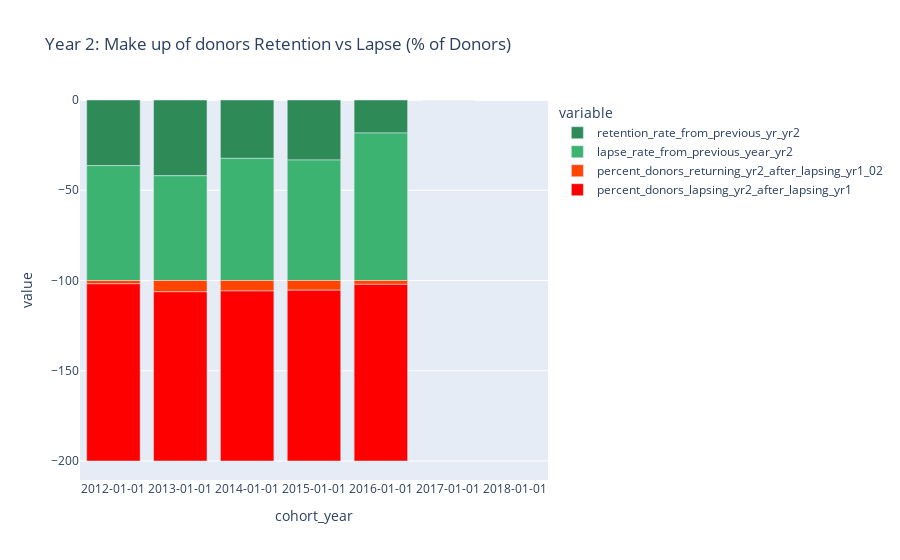

The notebook cell this image was saved under:
### Code cell
fig = px.bar(df5, x="cohort_year", y=['retention_rate_from_previous_yr_yr2', 'lapse_rate_from_previous_year_yr2', 'percent_donors_returning_yr2_after_lapsing_yr1_02', 'percent_donors_lapsing_yr2_after_lapsing_yr1'],
            title="Year 2: Make up of donors Retention vs Lapse (% of Donors)", 
             color_discrete_sequence =['seagreen', 'mediumseagreen','orangered','red'])
 #barmode='group', labels={'index':'year', 'y':'amount ($)'}, 
fig.update_xaxes(type='category')
fig.show()

### Figure 1 — Plotly figure (JSON) as saved in the notebook; plotly's stock layout.template omitted (floating-point values rounded to 4 significant figures)
{"data": [{"alignmentgroup": "True", "hovertemplate": "variable=retention_rate_from_previous_yr_yr2<br>cohort_year=%{x}<br>value=%{y}<extra></extra>", "legendgroup": "retention_rate_from_previous_yr_yr2", "marker": {"color": "seagreen"}, "name": "retention_rate_from_previous_yr_yr2", "offsetgroup": "retention_rate_from_previous_yr_yr2", "orientation": "v", "showlegend": true, "textposition": "auto", "type": "bar", "x": ["2012-01-01", "2013-01-01", "2014-01-01", "2015-01-01", "2016-01-01", "2017-01-01", "2018-01-01"], "xaxis": "x", "y": [-36.36, -41.98, -32.34, -33.25, -18.28, 0, null], "yaxis": "y"}, {"alignmentgroup": "True", "hovertemplate": "variable=lapse_rate_from_previous_year_yr2<br>cohort_year=%{x}<br>value=%{y}<extra></extra>", "legendgroup": "lapse_rate_from_previous_year_yr2", "marker": {"color": "mediumseagreen"}, "name": "lapse_rate_from_previous_year_yr2", "offsetgroup": "lapse_rate_from_previous_year_yr2", "orientation": "v", "showlegend": true, "textposition": "auto", "type": "bar", "x": ["2012-01-01", "2013-01-01", "2014-01-01", "2015-01-01", "2016-01-01", "2017-01-01", "2018-01-01"], "xaxis": "x", "y": [-63.64, -58.02, -67.66, -66.75, -81.72, 0, null], "yaxis": "y"}, {"alignmentgroup": "True", "hovertemplate": "variable=percent_donors_returning_yr2_after_lapsing_yr1_02<br>cohort_year=%{x}<br>value=%{y}<extra></extra>", "legendgroup": "percent_donors_returning_yr2_after_lapsing_yr1_02", "marker": {"color": "orangered"}, "name": "percent_donors_returning_yr2_after_lapsing_yr1_02", "offsetgroup": "percent_donors_returning_yr2_after_lapsing_yr1_02", "orientation": "v", "showlegend": true, "textposition": "auto", "type": "bar", "x": ["2012-01-01", "2013-01-01", "2014-01-01", "2015-01-01", "2016-01-01", "2017-01-01", "2018-01-01"], "xaxis": "x", "y": [-1.852, -6.262, -5.804, -5.345, -2.143, 0, null], "yaxis": "y"}, {"alignmentgroup": "True", "hovertemplate": "variable=percent_donors_lapsing_yr2_after_lapsing_yr1<br>cohort_year=%{x}<br>value=%{y}<extra></extra>", "legendgroup": "percent_donors_lapsing_yr2_after_lapsing_yr1", "marker": {"color": "red"}, "name": "percent_donors_lapsing_yr2_after_lapsing_yr1", "offsetgroup": "percent_donors_lapsing_yr2_after_lapsing_yr1", "orientation": "v", "showlegend": true, "textposition": "auto", "type": "bar", "x": ["2012-01-01", "2013-01-01", "2014-01-01", "2015-01-01", "2016-01-01", "2017-01-01", "2018-01-01"], "xaxis": "x", "y": [-98.15, -93.74, -94.2, -94.65, -97.86, 0, null], "yaxis": "y"}], "layout": {"barmode": "relative", "legend": {"title": {"text": "variable"}, "tracegroupgap": 0}, "title": {"text": "Year 2: Make up of donors Retention vs Lapse (% of Donors)"}, "xaxis": {"anchor": "y", "domain": [0, 1], "title": {"text": "cohort_year"}, "type": "category"}, "yaxis": {"anchor": "x", "domain": [0, 1], "title": {"text": "value"}}}}
